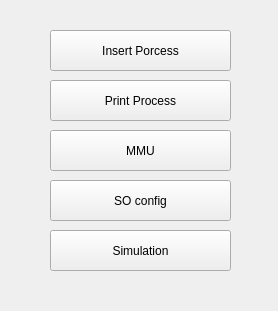
<?xml version="1.0" encoding="UTF-8"?>
<ui version="4.0">
 <class>Widget</class>
 <widget class="QWidget" name="Widget">
  <property name="geometry">
   <rect>
    <x>0</x>
    <y>0</y>
    <width>278</width>
    <height>311</height>
   </rect>
  </property>
  <property name="windowTitle">
   <string>Widget</string>
  </property>
  <widget class="QPushButton" name="AddProcess">
   <property name="geometry">
    <rect>
     <x>50</x>
     <y>30</y>
     <width>181</width>
     <height>41</height>
    </rect>
   </property>
   <property name="text">
    <string>Insert Porcess</string>
   </property>
  </widget>
  <widget class="QPushButton" name="printPbtn">
   <property name="geometry">
    <rect>
     <x>50</x>
     <y>80</y>
     <width>181</width>
     <height>41</height>
    </rect>
   </property>
   <property name="text">
    <string>Print Process</string>
   </property>
  </widget>
  <widget class="QPushButton" name="simulation">
   <property name="geometry">
    <rect>
     <x>50</x>
     <y>230</y>
     <width>181</width>
     <height>41</height>
    </rect>
   </property>
   <property name="text">
    <string>Simulation</string>
   </property>
  </widget>
  <widget class="QPushButton" name="soconfig">
   <property name="geometry">
    <rect>
     <x>50</x>
     <y>180</y>
     <width>181</width>
     <height>41</height>
    </rect>
   </property>
   <property name="text">
    <string>SO config</string>
   </property>
  </widget>
  <widget class="QPushButton" name="mmubtn">
   <property name="geometry">
    <rect>
     <x>50</x>
     <y>130</y>
     <width>181</width>
     <height>41</height>
    </rect>
   </property>
   <property name="text">
    <string>MMU</string>
   </property>
  </widget>
 </widget>
 <resources/>
 <connections/>
</ui>
